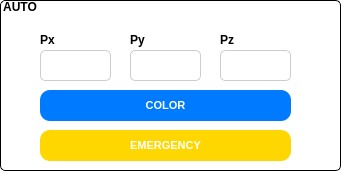
     <widget class="QGroupBox" name="groupBox_22">
      <property name="geometry">
       <rect>
        <x>30</x>
        <y>480</y>
        <width>341</width>
        <height>171</height>
       </rect>
      </property>
      <property name="font">
       <font>
        <pointsize>9</pointsize>
        <weight>75</weight>
        <bold>true</bold>
       </font>
      </property>
      <property name="styleSheet">
       <string notr="true">QGroupBox::title {
    /* Khắc phục lỗi cú pháp: Màu chữ đen */
    color: rgb(0, 0, 0); 
    
    /* ĐẶT NỀN TIÊU ĐỀ TRONG SUỐT */
    background-color: transparent; 
    
    /* Các thuộc tính cần thiết để tiêu đề hiển thị đúng */
    subcontrol-origin: margin;
    subcontrol-position: top left; /* Vị trí tiêu đề (ví dụ: ở giữa trên) */
    padding: 0 1px; /* Đệm xung quanh chữ tiêu đề */
    font-weight: bold;
}

QGroupBox {
    /* Thiết lập khung GroupBox */
    border: 1px solid black;
    border-radius: 5px;
    margin-top: 1.3em; /* Rất quan trọng để chừa chỗ cho tiêu đề */
    background-color: white; /* Màu nền của GroupBox */
    padding: 5px; /* Thêm padding cho nội dung bên trong */
}</string>
      </property>
      <property name="title">
       <string>AUTO</string>
      </property>
      <widget class="QLabel" name="label_42">
       <property name="geometry">
        <rect>
         <x>40</x>
         <y>30</y>
         <width>61</width>
         <height>20</height>
        </rect>
       </property>
       <property name="styleSheet">
        <string notr="true">QLabel {
    /* Khắc phục lỗi cú pháp màu chữ và chỉnh màu */
    color: #000000; /* Màu đỏ đô */
    
    /* 1. CĂN GIỮA NỘI DUNG */
    qproperty-alignment: AlignCenter;
    
    /* 2. Cỡ chữ (Font Size) */
    font-size: 12px;
    
    /* 3. In đậm (Font Weight) */
    font-weight: bold;
    
    /* Các tùy chỉnh phông chữ khác */
    font-family: &quot;Arial&quot;, sans-serif;
    
    /* Nền và các tùy chỉnh khác */
    background-color: transparent; 
}</string>
       </property>
       <property name="text">
        <string>Px</string>
       </property>
      </widget>
      <widget class="QLabel" name="label_43">
       <property name="geometry">
        <rect>
         <x>130</x>
         <y>30</y>
         <width>61</width>
         <height>20</height>
        </rect>
       </property>
       <property name="styleSheet">
        <string notr="true">QLabel {
    /* Khắc phục lỗi cú pháp màu chữ và chỉnh màu */
    color: #000000; /* Màu đỏ đô */
    
    /* 1. CĂN GIỮA NỘI DUNG */
    qproperty-alignment: AlignCenter;
    
    /* 2. Cỡ chữ (Font Size) */
    font-size: 12px;
    
    /* 3. In đậm (Font Weight) */
    font-weight: bold;
    
    /* Các tùy chỉnh phông chữ khác */
    font-family: &quot;Arial&quot;, sans-serif;
    
    /* Nền và các tùy chỉnh khác */
    background-color: transparent; 
}</string>
       </property>
       <property name="text">
        <string>Py</string>
       </property>
      </widget>
      <widget class="QTextEdit" name="txtPx_I_3">
       <property name="geometry">
        <rect>
         <x>40</x>
         <y>50</y>
         <width>71</width>
         <height>31</height>
        </rect>
       </property>
       <property name="styleSheet">
        <string notr="true">QTextEdit {
    /* Màu nền và màu chữ mặc định */
    background-color: #ffffff; /* Nền trắng */
    color: #333333; /* Màu chữ xám đậm */
    
    /* Thiết lập đường viền */
    border: 1px solid #cccccc; /* Viền mỏng màu xám */
    border-radius: 5px; /* Bo tròn góc */
    
    /* Khoảng đệm (padding) bên trong */
    padding: 2px; 
    
    /* Cấu hình phông chữ */
    font-size: 12px;
    font-family: &quot;Segoe UI&quot;, Arial, sans-serif;
}

QTextEdit:focus {
    /* Khi widget được chọn (nhấp vào) */
    border: 2px solid #007bff; /* Viền dày hơn, màu xanh dương nổi bật */
    background-color: #f0f8ff; /* Nền hơi xanh nhạt */
}

QTextEdit:read-only {
    /* Khi QTextEdit chỉ ở chế độ đọc (không thể chỉnh sửa) */
    background-color: #f5f5f5; /* Nền xám nhạt */
    color: #666666; /* Màu chữ xám mờ hơn */
    border: 1px dashed #aaaaaa; /* Viền nét đứt */
}</string>
       </property>
      </widget>
      <widget class="QLabel" name="label_44">
       <property name="geometry">
        <rect>
         <x>220</x>
         <y>30</y>
         <width>61</width>
         <height>20</height>
        </rect>
       </property>
       <property name="styleSheet">
        <string notr="true">QLabel {
    /* Khắc phục lỗi cú pháp màu chữ và chỉnh màu */
    color: #000000; /* Màu đỏ đô */
    
    /* 1. CĂN GIỮA NỘI DUNG */
    qproperty-alignment: AlignCenter;
    
    /* 2. Cỡ chữ (Font Size) */
    font-size: 12px;
    
    /* 3. In đậm (Font Weight) */
    font-weight: bold;
    
    /* Các tùy chỉnh phông chữ khác */
    font-family: &quot;Arial&quot;, sans-serif;
    
    /* Nền và các tùy chỉnh khác */
    background-color: transparent; 
}</string>
       </property>
       <property name="text">
        <string>Pz</string>
       </property>
      </widget>
      <widget class="QTextEdit" name="txtPy_I_3">
       <property name="geometry">
        <rect>
         <x>130</x>
         <y>50</y>
         <width>71</width>
         <height>31</height>
        </rect>
       </property>
       <property name="styleSheet">
        <string notr="true">QTextEdit {
    /* Màu nền và màu chữ mặc định */
    background-color: #ffffff; /* Nền trắng */
    color: #333333; /* Màu chữ xám đậm */
    
    /* Thiết lập đường viền */
    border: 1px solid #cccccc; /* Viền mỏng màu xám */
    border-radius: 5px; /* Bo tròn góc */
    
    /* Khoảng đệm (padding) bên trong */
    padding: 2px; 
    
    /* Cấu hình phông chữ */
    font-size: 12px;
    font-family: &quot;Segoe UI&quot;, Arial, sans-serif;
}

QTextEdit:focus {
    /* Khi widget được chọn (nhấp vào) */
    border: 2px solid #007bff; /* Viền dày hơn, màu xanh dương nổi bật */
    background-color: #f0f8ff; /* Nền hơi xanh nhạt */
}

QTextEdit:read-only {
    /* Khi QTextEdit chỉ ở chế độ đọc (không thể chỉnh sửa) */
    background-color: #f5f5f5; /* Nền xám nhạt */
    color: #666666; /* Màu chữ xám mờ hơn */
    border: 1px dashed #aaaaaa; /* Viền nét đứt */
}</string>
       </property>
      </widget>
      <widget class="QTextEdit" name="txtPz_I_3">
       <property name="geometry">
        <rect>
         <x>220</x>
         <y>50</y>
         <width>71</width>
         <height>31</height>
        </rect>
       </property>
       <property name="styleSheet">
        <string notr="true">QTextEdit {
    /* Màu nền và màu chữ mặc định */
    background-color: #ffffff; /* Nền trắng */
    color: #333333; /* Màu chữ xám đậm */
    
    /* Thiết lập đường viền */
    border: 1px solid #cccccc; /* Viền mỏng màu xám */
    border-radius: 5px; /* Bo tròn góc */
    
    /* Khoảng đệm (padding) bên trong */
    padding: 2px; 
    
    /* Cấu hình phông chữ */
    font-size: 12px;
    font-family: &quot;Segoe UI&quot;, Arial, sans-serif;
}

QTextEdit:focus {
    /* Khi widget được chọn (nhấp vào) */
    border: 2px solid #007bff; /* Viền dày hơn, màu xanh dương nổi bật */
    background-color: #f0f8ff; /* Nền hơi xanh nhạt */
}

QTextEdit:read-only {
    /* Khi QTextEdit chỉ ở chế độ đọc (không thể chỉnh sửa) */
    background-color: #f5f5f5; /* Nền xám nhạt */
    color: #666666; /* Màu chữ xám mờ hơn */
    border: 1px dashed #aaaaaa; /* Viền nét đứt */
}</string>
       </property>
      </widget>
      <widget class="QPushButton" name="sendauto">
       <property name="geometry">
        <rect>
         <x>40</x>
         <y>90</y>
         <width>251</width>
         <height>31</height>
        </rect>
       </property>
       <property name="styleSheet">
        <string notr="true">QPushButton {
    /* Trạng thái mặc định */
    background-color: #007bff; /* Màu xanh dương cơ bản */
    color: white;
    border: none;
        padding: 4px 8px;
    border-radius: 10px;
    font-size: 11px;
    font-weight: bold;
    transition: background-color 0.3s ease; /* (Gợi ý: Dùng trong PySide/PyQt, có thể không thấy hiệu ứng trong Designer) */
}

QPushButton:hover {
    /* Khi di chuột qua (mouse hover) */
    background-color: #0056b3; /* Màu xanh dương đậm hơn */
    border: 2px solid #004085;
    cursor: pointer; /* Thay đổi con trỏ chuột (có thể không hoạt động trong Designer) */
}

QPushButton:pressed {
    /* Khi nút được nhấn xuống (mouse button pressed) */
    background-color: #004085; /* Màu xanh đậm nhất */
    padding-top: 14px; /* Tạo hiệu ứng &quot;nhấn xuống&quot; bằng cách thay đổi đệm */
    padding-bottom: 10px;
}

QPushButton:disabled {
    /* Khi nút bị vô hiệu hóa (disable) */
    background-color: #cccccc;
    color: #666666;
    border: 1px solid #999999;
}</string>
       </property>
       <property name="text">
        <string>COLOR</string>
       </property>
      </widget>
      <widget class="QPushButton" name="pbD_3">
       <property name="geometry">
        <rect>
         <x>40</x>
         <y>130</y>
         <width>251</width>
         <height>31</height>
        </rect>
       </property>
       <property name="styleSheet">
        <string notr="true">QPushButton {
    /* Trạng thái mặc định */
    background-color: #FFD700; /* Màu xanh dương cơ bản */
    color: white;
    border: none;
        padding: 4px 8px;
    border-radius: 10px;
    font-size: 11px;
    font-weight: bold;
    transition: background-color 0.3s ease; /* (Gợi ý: Dùng trong PySide/PyQt, có thể không thấy hiệu ứng trong Designer) */
}

QPushButton:hover {
    /* Khi di chuột qua (mouse hover) */
    background-color: #B8860B; /* Màu xanh dương đậm hơn */
    border: 2px solid #004085;
    cursor: pointer; /* Thay đổi con trỏ chuột (có thể không hoạt động trong Designer) */
}

QPushButton:pressed {
    /* Khi nút được nhấn xuống (mouse button pressed) */
    background-color: #004085; /* Màu xanh đậm nhất */
    padding-top: 14px; /* Tạo hiệu ứng &quot;nhấn xuống&quot; bằng cách thay đổi đệm */
    padding-bottom: 10px;
}

QPushButton:disabled {
    /* Khi nút bị vô hiệu hóa (disable) */
    background-color: #cccccc;
    color: #666666;
    border: 1px solid #999999;
}
</string>
       </property>
       <property name="text">
        <string>EMERGENCY</string>
       </property>
      </widget>
     </widget>
